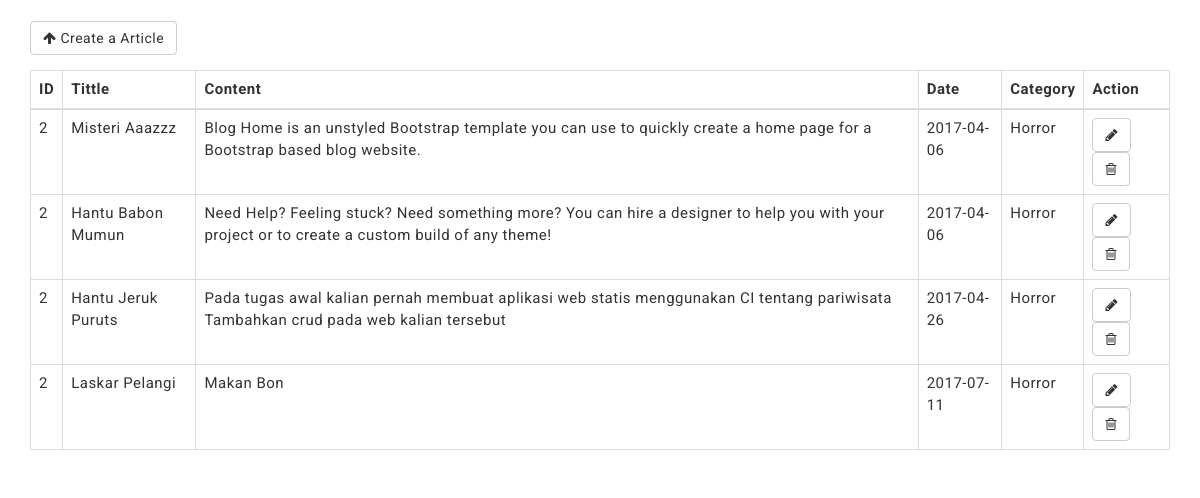
The page / on the database its author committed.
### tables this page shows
CREATE TABLE `tb_blog` (
  `id` int(200) NOT NULL,
  `title` varchar(255) NOT NULL,
  `content` text NOT NULL,
  `date` date NOT NULL,
  `fk_category` int(20) NOT NULL,
  `posted_by` varchar(255) NOT NULL
);

CREATE TABLE `tb_category` (
  `id` int(100) NOT NULL,
  `category_name` varchar(100) NOT NULL
);

### application/controllers/Blog.php (called while the page is built, shortened)
<?php
class Blog extends CI_Controller {
    public function __construct(){
        $this->load->model('Blog_model');
        $this->load->library('form_validation');
    }
    public function index(){
        $data['blog'] = $this->Blog_model->getAll();
        $this->load->view('blog_tabela',$data);
    }
}

### index.php (called while the page is built, shortened)
<?php
require_once BASEPATH.'core/CodeIgniter.php';

### application/models/Blog_model.php (called while the page is built, shortened)
<?php
class Blog_model extends CI_Model {
    public function getAll(){
        $this->db->select('*');
        $this->db->from('tb_blog');
        $this->db->join('tb_category','tb_category.id = tb_blog.fk_category','left');
        $query = $this->db->get();
        return $query->result();
    }
}

### application/views/blog_tabela.php (the view)
<?php $this->load->view('partials/header'); ?>
<br>
<div class="container">
	<div class="row">
		<div class="col-md-12">
			<div class="form-group">
				<a href="<?= base_url('blog/store') ?>" class="btn btn-default"><i class="fa fa-arrow-up"></i>&nbsp;Create a Article</a>
			</div>
			<table class="table table-bordered table-hover">
				<thead>
					<tr>
						<th>ID</th>
						<th>Tittle</th>
						<th>Content</th>
						<th>Date</th>
						<th>Category</th>
						<th>Action</th>
					</tr>
				</thead>
				<tbody>
					<?php foreach($blog as $data): ?>
					<tr>
						<td><?= $data->id ?></td>
						<td><?= $data->title ?></td>
						<td><?= $data->content ?></td>
						<td><?= $data->date ?></td>
						<td><?= $data->category_name ?></td>
						<td>
							<a href="#" class="btn btn-default"><i class="fa fa-pencil"></i></a>
							<a href="#" class="btn btn-default"><i class="fa fa-trash-o"></i></a>
						</td>
					</tr>
					<?php endforeach; ?>
				</tbody>
			</table>
		</div>
	</div>
</div>
<?php $this->load->view('partials/footer'); ?>

### application/views/partials/header.php (shortened to what this page needs)
<!DOCTYPE html>
<html lang="en">
<head>
    <link rel="stylesheet" href="<?php echo base_url('assets/css/bootstrap.min.css') ?>">
    <link rel="stylesheet" href="<?php echo base_url('assets/css/bootstrap-datepicker/dist/css/bootstrap-datepicker.css') ?>">
    <link rel="stylesheet" href="<?php echo base_url('assets/css/font-awesome.min.css') ?>">
    <link rel="stylesheet" href="<?php echo base_url('assets/css/animate.css') ?>">
    <link rel="stylesheet" href="<?php echo base_url('assets/css/style.css') ?>">
</head>

### application/views/partials/footer.php (shortened to what this page needs)
</body>
</html>

### assets/css/style.css (style rules this page uses)
table { border-collapse: collapse; border-spacing: 0; }
a { outline: none; }

### rows shown on the page
tb_blog: fk_category "2", title "Misteri Aaazzz", content "Blog Home is an unstyled Bootstrap template you can use to quickly create a home page for a Bootstrap based blog website.", date "2017-04-06", fk_category.category_name "Horror"
tb_blog: fk_category "2", title "Hantu Babon Mumun", content "Need Help? Feeling stuck? Need something more? You can hire a designer to help you with your project or to create a custom build of any theme!", date "2017-04-06", fk_category.category_name "Horror"
tb_blog: fk_category "2", title "Hantu Jeruk Puruts", content "Pada tugas awal kalian pernah membuat aplikasi web statis menggunakan CI tentang pariwisata Tambahkan crud pada web kalian tersebut", date "2017-04-26", fk_category.category_name "Horror"
tb_blog: fk_category "2", title "Laskar Pelangi", content "Makan Bon", date "2017-07-11", fk_category.category_name "Horror"
